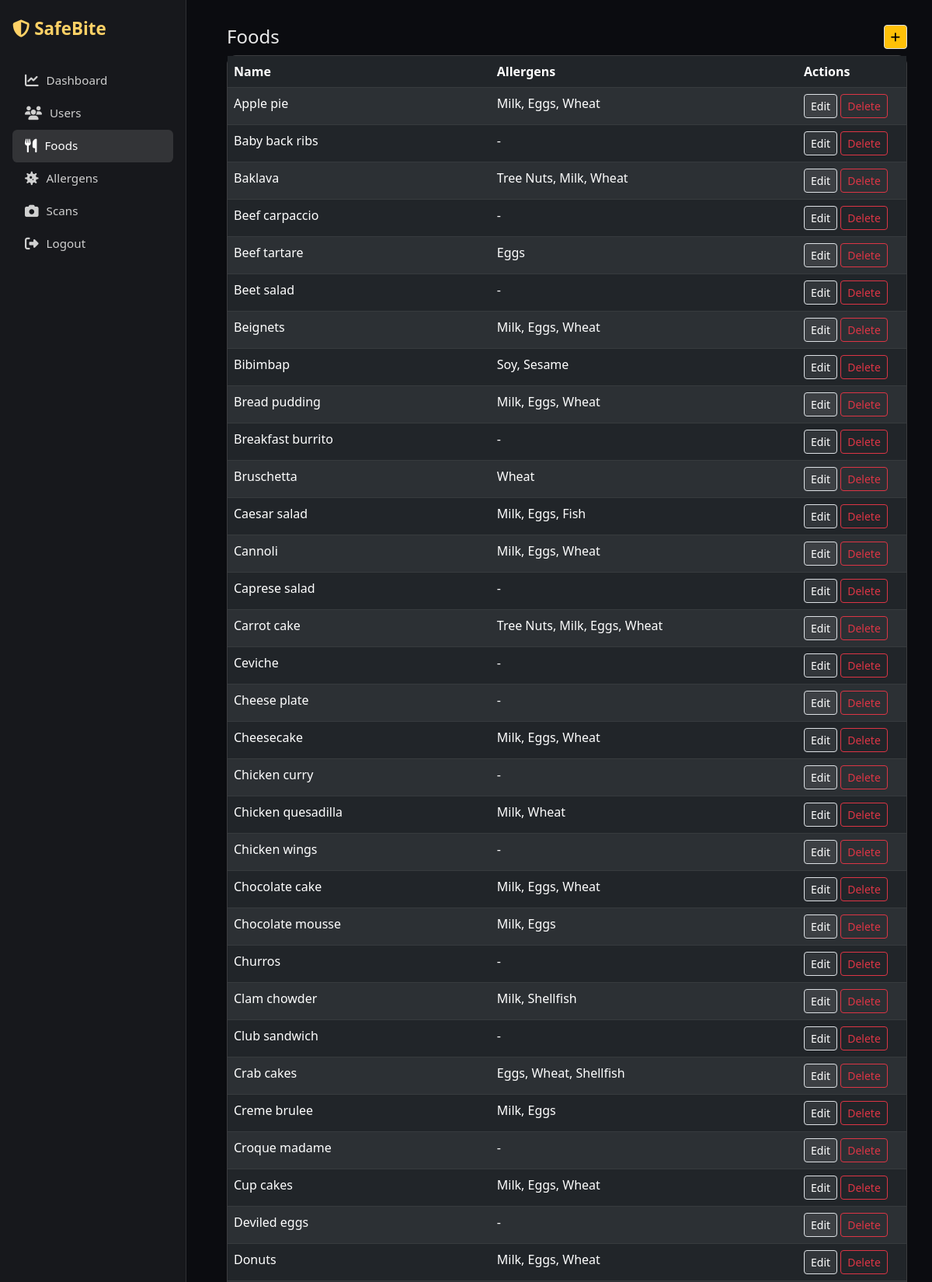
Screenshot of /adminpanel/foods/ (signed in, upper part) with the database file from the repository.
### allergy_app/models.py (models this page shows, shortened)
class FoodItem(models.Model):
    name = models.CharField(max_length=100, unique=True)
    ingredients = models.TextField()
    allergens = models.ManyToManyField(Allergen, blank=True)

class Allergen(models.Model):
    name = models.CharField(max_length=50, unique=True)

### adminpanel/views.py (the view)
# urls.py: path('foods/', views.food_list, name='food_list'),
@login_required
@staff_required
def food_list(request):
    foods = FoodItem.objects.prefetch_related('allergens').order_by('name')
    return render(request, 'adminpanel/food_list.html', {'foods': foods})

### templates/adminpanel/food_list.html
{% extends 'adminpanel/base_admin.html' %}
{% block admin_content %}
<div class="d-flex justify-content-between align-items-center mb-2">
  <h4 class="mb-0">Foods</h4>
  <a href="{% url 'adminpanel:food_create' %}" class="btn btn-sm border"
   style="background-color: #FFC107; color: #000;"
   onmouseover="this.style.backgroundColor='white'; this.style.color='#000';"
   onmouseout="this.style.backgroundColor='#FFC107'; this.style.color='#000';">
  <i class="fas fa-plus"></i>
</a>
</div>
<div class="card p-0">
  <table class="table table-dark table-striped mb-0">
    <thead><tr><th>Name</th><th>Allergens</th><th width="140">Actions</th></tr></thead>
    <tbody>
      {% for f in foods %}
      <tr>
        <td>{{ f.name }}</td>
        <td>{% for a in f.allergens.all %}{{ a.name }}{% if not forloop.last %}, {% endif %}{% empty %}-{% endfor %}</td>
        <td>
          <a href="{% url 'adminpanel:food_edit' f.pk %}" class="btn btn-sm btn-light border">Edit</a>
          <a href="{% url 'adminpanel:food_delete' f.pk %}" class="btn btn-sm btn-outline-danger">Delete</a>
        </td>
      </tr>
      {% empty %}
      <tr><td colspan="3" class="text-muted">No foods yet.</td></tr>
      {% endfor %}
    </tbody>
  </table>
</div>
{% endblock %}

### templates/adminpanel/base_admin.html (style rules this page uses)
body { background: #0b0c10; color: #eaeaea; font-family: 'Segoe UI', Tahoma, Geneva, Verdana, sans-serif; min-height: 100vh; display: flex; }
.card { background: rgba(255, 255, 255, 0.06); border: 1px solid rgba(255, 255, 255, 0.15); border-radius: .75rem; padding: 1.5rem; color: #fff; }
.btn-light.border { background: rgba(255,255,255,0.08); border-color: rgba(255,255,255,0.2); color: #fff; }
a, a:hover { text-decoration: none; }

### rows the page displays
FoodItem: name "Apple pie"
Allergen: name "Milk"
Allergen: name "Eggs"
Allergen: name "Wheat"
FoodItem: name "Baby back ribs"
FoodItem: name "Baklava"
Allergen: name "Tree Nuts"
FoodItem: name "Beef carpaccio"
FoodItem: name "Beef tartare"
FoodItem: name "Beet salad"
FoodItem: name "Beignets"
FoodItem: name "Bibimbap"
Allergen: name "Soy"
Allergen: name "Sesame"
FoodItem: name "Bread pudding"
FoodItem: name "Breakfast burrito"
FoodItem: name "Bruschetta"
FoodItem: name "Caesar salad"
Allergen: name "Fish"
FoodItem: name "Cannoli"
FoodItem: name "Caprese salad"
FoodItem: name "Carrot cake"
FoodItem: name "Ceviche"
FoodItem: name "Cheese plate"
FoodItem: name "Cheesecake"
FoodItem: name "Chicken curry"
FoodItem: name "Chicken quesadilla"
FoodItem: name "Chicken wings"
FoodItem: name "Chocolate cake"
FoodItem: name "Chocolate mousse"
FoodItem: name "Churros"
FoodItem: name "Clam chowder"
Allergen: name "Shellfish"
FoodItem: name "Club sandwich"
FoodItem: name "Crab cakes"
FoodItem: name "Creme brulee"
FoodItem: name "Croque madame"
FoodItem: name "Cup cakes"
FoodItem: name "Deviled eggs"
FoodItem: name "Donuts"
